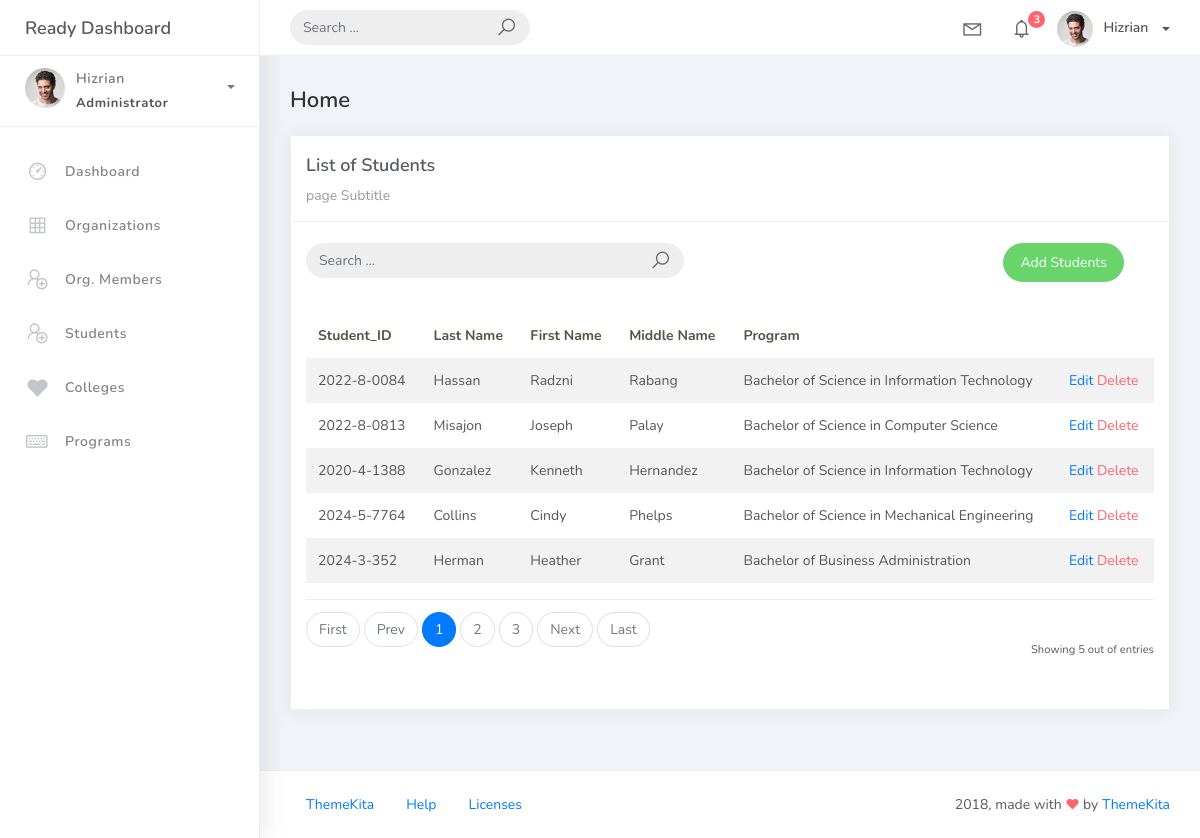
The app's page /student_list, older data.
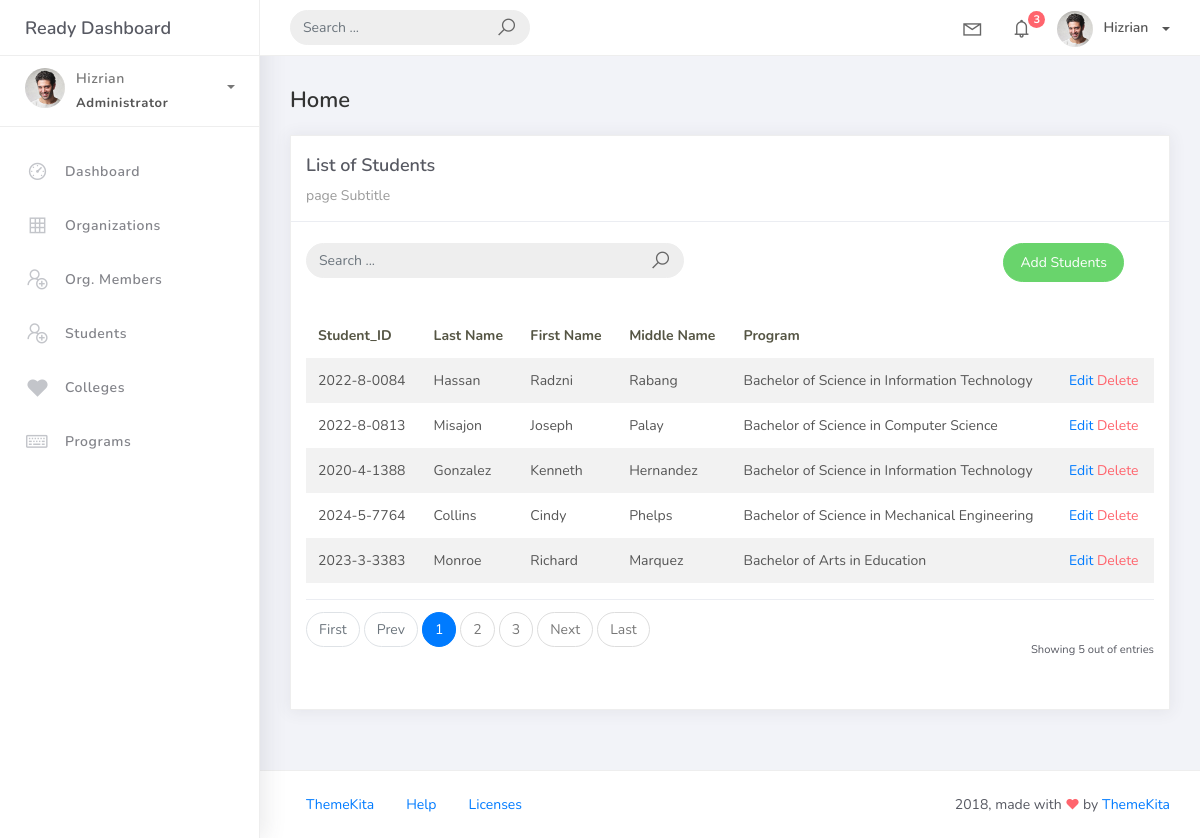
The same page, newer data.
### studentorg/models.py (models this page shows, shortened)
class BaseModel(models.Model):
    created_at = models.DateTimeField(auto_now_add=True, db_index=True)
    updated_at = models.DateTimeField(auto_now=True)
    class Meta:
        abstract = True

class Student(BaseModel):
    student_id = models.CharField(max_length=15)
    lastname = models.CharField(max_length=25)
    firstname = models.CharField(max_length=25)
    middlename = models.CharField(max_length=25, blank=True, null=True)
    program = models.ForeignKey(Program, on_delete=models.CASCADE)

class Program(BaseModel):
    prog_name = models.CharField(max_length=150)
    college = models.ForeignKey(College, on_delete=models.CASCADE)
    def __str__(self):
        return self.prog_name

### studentorg/views.py (the view)
# urls.py: path('student_list', StudentList.as_view(), name='student-list'),
class StudentList(ListView):
    model = Student
    context_object_name = 'student'
    template_name = "student_list.html"
    paginate_by = 5

### templates/student_list.html
{% extends 'base.html' %}
{% load static %}
{% block content %}
<div class="content">
  <div class="container-fluid">
    <h4 class="page-title">Home</h4>
    <div class="row">
      <div class="col-md-12">
        <div class="card">
          <div class="card-header">
            <div class="card-title">List of Students</div>
          <div class="card-category">page Subtitle</div>
            </div>
            <br />
            <div class="col-md-12 row">
                <div class="col-md-6">
                    <form class="navbar-left navbar-form nav-search mr-md-3" action="">
                        <div class="input-group">
                            <input type="text" placeholder="Search ..." class="form-control" />
                            <div class="input-group-append">
                                <span class="input-group-text">
                                    <i class="la la-search search-icon"></i>
                                </span>
                            </div>
                        </div>
                    </form>
                </div>
                <div class="col-md-6">
                    <div class="pull-right">
                        <a href="{% url 'student-add' %}" class="btn btn-success btn-rounded">Add Students</a>
                    </div>
                </div>
            </div>
          <div class="card-body">
            <table class="table table-striped mt-3">
              <thead>
                <tr>
                  <th scope="col">Student_ID</th>
                  <th scope="col">Last Name</th>
                  <th scope="col">First Name</th>
                  <th scope="col">Middle Name</th>
                  <th scope="col">Program</th>
                </tr>
              </thead>
              <tbody>
                {% for object in object_list %}
                  <tr>
                    <td>{{ object.student_id }}</td>
                    <td>{{ object.lastname }}</td>
                    <td>{{ object.firstname }}</td>
                    <td>{{ object.middlename }}</td>
                    <td>{{ object.program }}</td>
                    <td>
                        <a href="student_list/{{ object.id }}">Edit</a>
                        <a href="student_list/{{ object.id }}/delete" class="text-danger">Delete</a>
                    </td>
                    </tr>
                    {% empty %}
                    <tr>
                     <td colspan="4" style="text-align: center">
                        <p class="text-sm font-weight-bold mb-0">No Records Found</p>
                    </td>
                  </tr>
                {% endfor %}
              </tbody>
            </table>
            {% include 'includes/pagination.html' %}
          </div>
        </div>
      </div>
    </div>
  </div>
</div>
{% endblock %}

### templates/base.html (shortened to what this page needs)
{% load static %}
<!DOCTYPE html>
<html>
<head>
	<link rel="stylesheet" href="{% static 'css/bootstrap.min.css' %}">
	<link rel="stylesheet" href="{% static 'css/ready.css' %}">
	<link rel="stylesheet" href="{% static 'dcss/demo.css' %}">
</head>
<body>
	<div class="wrapper">
		<div class="main-header">
			<div class="logo-header">
				<a href="index.html" class="logo">
					Ready Dashboard
				</a>
			</div>
			<nav class="navbar navbar-header navbar-expand-lg">
				<div class="container-fluid">
					<form class="navbar-left navbar-form nav-search mr-md-3" action="">
						<div class="input-group">
							<input type="text" placeholder="Search ..." class="form-control">
							<div class="input-group-append">
								<span class="input-group-text">
									<i class="la la-search search-icon"></i>
								</span>
							</div>
						</div>
					</form>
					<ul class="navbar-nav topbar-nav ml-md-auto align-items-center">
						<li class="nav-item dropdown hidden-caret">
							<a class="nav-link dropdown-toggle" href="#" id="navbarDropdown" role="button" data-toggle="dropdown" aria-haspopup="true" aria-expanded="false">
								<i class="la la-envelope"></i>
							</a>
						</li>
						<li class="nav-item dropdown hidden-caret">
							<a class="nav-link dropdown-toggle" href="#" id="navbarDropdown" role="button" data-toggle="dropdown" aria-haspopup="true" aria-expanded="false">
								<i class="la la-bell"></i>
								<span class="notification">3</span>
							</a>
						</li>
						<li class="nav-item dropdown">
							<a class="dropdown-toggle profile-pic" data-toggle="dropdown" href="#" aria-expanded="false">
								<img src="{% static 'img/profile.jpg' %}" alt="user-img" width="36" class="img-circle"><span >Hizrian</span></span> </a>
							</li>
						</ul>
					</div>
				</nav>
			</div>
			<div class="sidebar">
				<div class="scrollbar-inner sidebar-wrapper">
					<div class="user">
						<div class="photo">
							<img src="{% static 'img/profile.jpg' %}">
						</div>
						<div class="info">
							<a class="" data-toggle="collapse" href="#collapseExample" aria-expanded="true">
								<span>
									Hizrian
									<span class="user-level">Administrator</span>
									<span class="caret"></span>
								</span>
							</a>
						</div>
					</div>
					<ul class="nav">
						<li class="nav-item">
							<a href="index.html">
								<i class="la la-dashboard"></i>
								<p>Dashboard</p>
							</a>
						</li>
						<li class="nav-item">
							<a href="{% url 'organization-list' %}">
								<i class="la la-table"></i>
								<p>Organizations</p>
							</a>
						</li>
						<li class="nav-item">
							<a href="{% url 'orgmember-list' %}">
								<i class="la la-user-plus"></i>
								<p>Org. Members</p>
							</a>
						</li>
						<li class="nav-item">
							<a href="{% url 'student-list' %}">
								<i class="la la-user-plus"></i>
								<p>Students</p>
							</a>
						</li>
						<li class="nav-item">
							<a href="{% url 'college-list' %}">
								<i class="la la-heart"></i>
								<p>Colleges</p>
							</a>
						</li>
						<li class="nav-item">
							<a href="{% url 'program-list' %}">
								<i class="la la-keyboard-o"></i>
								<p>Programs</p>
							</a>
						</li>
					</ul>
				</div>
			</div>
			<div class="main-panel">
                {% block content %}
                {% endblock %}
				<footer class="footer">
					<div class="container-fluid">
						<nav class="pull-left">
							<ul class="nav">
								<li class="nav-item">
									<a class="nav-link" href="http://www.themekita.com">
										ThemeKita
									</a>
								</li>
								<li class="nav-item">
									<a class="nav-link" href="#">
										Help
									</a>
								</li>
								<li class="nav-item">
									<a class="nav-link" href="https://themewagon.com/license/#free-item">
										Licenses
									</a>
								</li>
							</ul>
						</nav>
						<div class="copyright ml-auto">
							2018, made with <i class="la la-heart heart text-danger"></i> by <a href="http://www.themekita.com">ThemeKita</a>
						</div>
					</div>
				</footer>
			</div>
		</div>
</body>
</html>

### templates/includes/pagination.html (shortened to what this page needs)
{% if is_paginated %}
<div class="card-footer px-0 border-0 d-flex flex-column flex-lg-row align-items-center justify-content-between mt-3">
    <nav aria-label="Topics pagination" class="mb-4">
        <ul class="pagination">
            {% if page_obj.number > 1 %}
            <li class="page-item">
                <a class="page-link" href="?page=1">First</a>
            </li>
            {% else %}
            <li class="page-item disabled">
                <span class="page-link">First</span>
            </li>
            {% endif %}  {% if page_obj.has_previous %}
            <li class="page-item">
                <a class="page-link" href="?page={{ page_obj.previous_page_number }}">Prev</a>
            </li>
            {% else %}
            <li class="page-item disabled">
                <span class="page-link">Prev</span>
            </li>
            {% endif %}  {% for page_num in paginator.page_range %} {% if page_obj.number == page_num %}
                <li class="page-item active">
                    <span class="page-link">
                        {{ page_num }}
                </li>
            {% elif page_num > page_obj.number|add:'-3' and page_num < page_obj.number|add:'3' %}
            <li class="page-item">
                <a class="page-link" href="?page={{ page_num }}">{{ page_num }}</a>
            </li>
            {% endif %} {% endfor %} {% if page_obj.has_next %}
            <li class="page-item">
                <a class="page-link" href="?page={{ page_obj.next_page_number }}">Next</a>
            </li>
            {% else %}
            <li class="page-item disabled">
                <span class="page-link">Next</span>
            </li>
            {% endif %} {% if page_obj.number != paginator.num_pages %}
            <li class="page-item">
                <a class="page-link" href="?page={{ paginator.num_pages }}">Last</a>
            </li>
            {% else %}
            <li class="page-item disabled">
                <span class="page-link">Last</span>
            </li>
            {% endif %}
        </ul>
    </nav>
    <div class="fw-normal small mt-4 mt-lg-0">Showing {{ object_list.count }} out of <b>{{ paginatorator.count }}</b> entries</div>
</div>
{% endif %}

Row changes from the older to the newer data that the page shows:
removed Student: student_id "2024-3-352", lastname "Herman", firstname "Heather", middlename "Grant", program "Bachelor of Business Administration"
now on this page (row unchanged): Student: student_id "2023-3-3383", lastname "Monroe", firstname "Richard", middlename "Marquez", program "Bachelor of Arts in Education"
